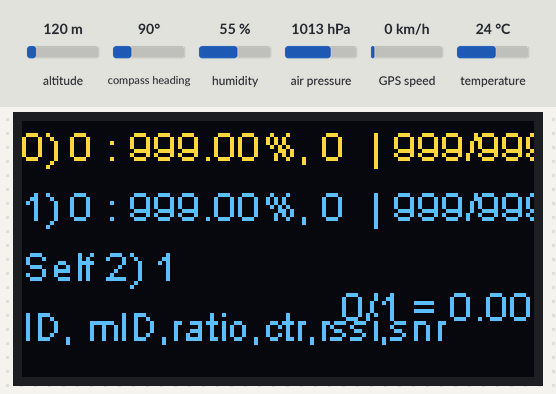
Recording of a sketch running on a simulated ESP8266 (NodeMCU). Shown: 128×64 one-colour display. The test bench sets the inputs (shaded band); at power-on: altitude 120 m, compass heading 90°, humidity 55 %, air pressure 1013 hPa, GPS speed 0 km/h, temperature 24 °C. The OLED is the two-colour kind (top 16 rows yellow); the GPS gets a fix after 3 s at 37.7749, -122.4194 with 8 satellites; the modem accepts every AT command (registered, SIM ready, sends succeed) and sends nothing else; what the sketch prints to the serial monitor is not drawn.

Above: at 14.1 s.
At 28.2 s:
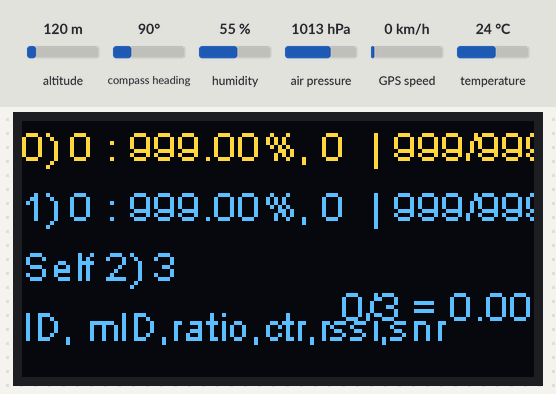
At 42.4 s:
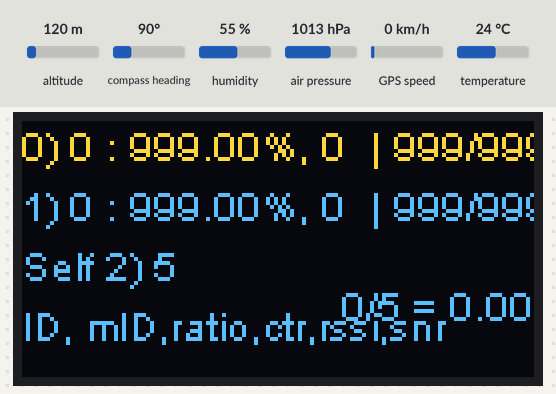
At 70.5 s:
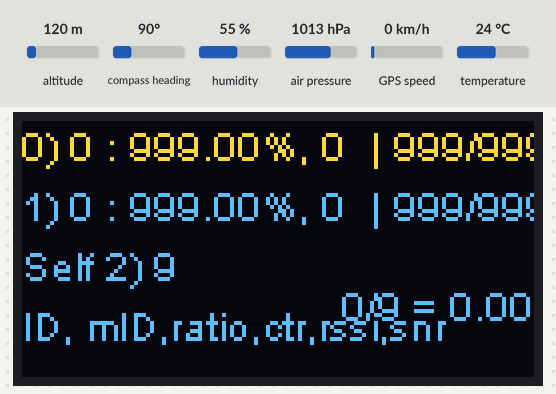
At 98.6 s:
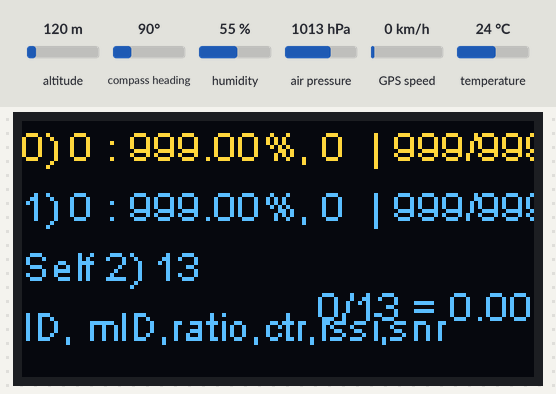
At 126.6 s:
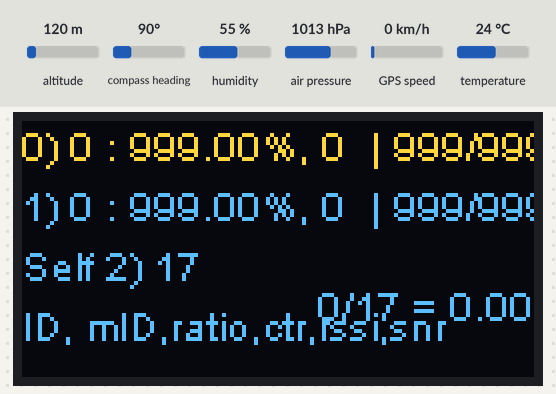

Measured:
- what the display in image 0 shows lasts 7.0 s, from 14.1 s to 21.1 s
- what the display in image 1 shows lasts 7.2 s, from 28.1 s to 35.3 s

The sketch:

combinedCode4.ino
```cpp
/*
make sure to configure gpsEnabled, screenEnabled, bmeEnabled, debugPrints for any device to work as you want
also, don't forget to change the "thisNodeId". Every id has to be unique, starting from 0.
  todo: impliment a hash based off of a Wifi has mac address, load mac to eeprom and identify that way.
        Actual usage doesn't depend on wifi.
*/
#include <Wire.h>
#include <SoftwareSerial.h>

//#define baseStation
//#define intermediaryNode
#define rocket

#define numNodes 3 //TODO when scaling, change this to a hashtable of unique devie id's with each id's data

#ifdef baseStation
  #define screenEnabled
  #define thisNodeId 0
  #define lora_rx 18
  #define lora_tx 19
  #define gps_serial_rx 16
  #define gps_serial_tx 17
  #define readBmeInterval 5000
  #define debugPrints

#endif

#ifdef intermediaryNode
  #define thisNodeId 1
  #define screenEnabled

  #define calcRatio
  #define debugPrints

  #define lora_rx 18
  #define lora_tx 19
  #ifdef bmeEnabled
    #define readBmeInterval 5000
  #endif
  #define checkin_interval 10000
#endif

#ifdef rocket
  #define thisNodeId 2

  #define screenEnabled//won't be on real launch
  #define bmeEnabled
  #define gpsEnabled

  #define calcRatio
  #define debugPrints

  #define lora_rx 18
  #define lora_tx 19
  #define gps_serial_rx 16
  #define gps_serial_tx 17
  #define readBmeInterval 500
  #define checkin_interval 7000
#endif

#ifdef screenEnabled
  #include "SSD1306Wire.h"
#endif


#ifdef calcRatio
  int msgCounter[numNodes];
  float ratio;
#endif

#define START_UP_WAKE_TIME 3000
#define MAX_MESSAGE_ID_LENGTH 1000

#ifdef bmeEnabled
#include <Adafruit_Sensor.h>
#include <Adafruit_BME280.h>
#define SEALEVELPRESSURE_HPA (1013.25)
Adafruit_BME280 bme;
#endif


SoftwareSerial lora(lora_rx,lora_tx);

#ifdef gpsEnabled
#include <TinyGPSPlus.h>
SoftwareSerial gps_serial(gps_serial_rx,gps_serial_tx);
TinyGPSPlus gps;
#endif

#ifdef screenEnabled
SSD1306Wire display(0x3c, SDA, SCL);//default sda is 21 scl 22
#endif

struct message_struct{
  int devId = 0;
  int msgId = 0;

  double longitude = 999;
  double latitude = 999;
  int gps_altitude = 999; //in feet

  double temperature = 999;// celcius
  double pressure = 999; // hectoPascals
  double humidity = 999;//percent water concentration
  int bme_altitude = 999;// in meters

  int rssi = 999;
  int snr = 999;
};

message_struct allNodeData[numNodes];
int totalRecievedMessages = 0;
void setup() {
  // put your setup code here, to run once:
  Serial.begin(9600);
  lora.begin(9600);
  #ifdef gpsEnabled
  gps_serial.begin(9600);
  #endif

  #ifdef calcRatio
    for(int i = 0; i<numNodes;i++){ msgCounter[i] = 0;}
  #endif

  #ifdef screenEnabled
  display.init();
  Serial.println("begun screen");
  #endif

  #ifdef bmeEnabled
  if (!bme.begin(0x76)) {
    Serial.println("Could not find a valid BME280 sensor, check wiring!");
    while (1);
  }
  #endif

  for(int i = 0; i < numNodes;i++){
    allNodeData[i].devId = i;
  }

  lora.readString();
  #ifdef screenEnabled
  display.setTextAlignment(TEXT_ALIGN_LEFT);
  display.flipScreenVertically();
  display.setFont(ArialMT_Plain_10);
  #endif

  Serial.println("hello and welcome to the world");
}

#ifdef bmeEnabled
int readBmeTime = 0;
#endif

#ifdef rocket
  int checkinTime = 0;
#endif
#ifdef intermediaryNode
  int checkinTime = 0;
#endif

#ifdef debugPrints
int lastDebugPrint = 0;
#endif

#ifdef screenEnabled
int lastScreenPrint = 0;
#endif

void loop() {

  if(lora.available()) {
    handleLoraRecieve();
  }
  #ifdef gpsEnabled
  if(gps_serial.available()){
    handleGpsRecieve();
  }
  #endif

  #ifdef bmeEnabled
  if(millis() - readBmeTime >= readBmeInterval){
    readBmeTime = millis();
    updateBmeData();
  }
  #endif


  #ifdef rocket
    if(millis() - checkinTime > checkin_interval){
      handleSend(0,thisNodeId);
      checkinTime = millis();
    }
  #endif
  #ifdef intermediaryNode
    if(millis() - checkinTime > checkin_interval){
      handleSend(0,thisNodeId);
      checkinTime = millis();
    }
  #endif

  #ifdef screenEnabled
    if(millis() - lastScreenPrint > 5000){//only update display on recieve
      printDisplay();
      lastScreenPrint = millis();
    }
  #endif
  #ifdef debugPrints
    if(millis() - lastDebugPrint > 10000){
      printAllData();
      lastDebugPrint = millis();
    }
  #endif

}

#ifdef bmeEnabled
void updateBmeData(){
  allNodeData[thisNodeId].temperature = bme.readTemperature();
  allNodeData[thisNodeId].pressure = bme.readPressure()/100.0F;
  allNodeData[thisNodeId].humidity = bme.readHumidity();
  allNodeData[thisNodeId].bme_altitude = bme.readAltitude(SEALEVELPRESSURE_HPA);
}
#endif
#ifdef gpsEnabled
void handleGpsRecieve(){
  while(gps_serial.available()){
    gps.encode(gps_serial.read());
  }
  allNodeData[thisNodeId].longitude = gps.location.lng();
  allNodeData[thisNodeId].latitude = gps.location.lat();
  allNodeData[thisNodeId].gps_altitude = gps.altitude.feet();
}
#endif

void handleLoraRecieve(){
  String rcvInfo = lora.readStringUntil('S');

  if(rcvInfo.indexOf("ERR") > 0 || rcvInfo.indexOf("OK") > 0){
    Serial.print("recieved unwanted feedback:  ");
    Serial.println(rcvInfo);
    lora.readString();
  }

  else{//good receive but useless data, don't waste time processing
    int devId = lora.readStringUntil('|').toInt();
    if(devId == thisNodeId){
      lora.readString();
    }
    else{//everything nominal
      int msgId = lora.readStringUntil('|').toInt();
      double longitude = lora.readStringUntil('|').toDouble();
      double latitude = lora.readStringUntil('|').toDouble();
      int gps_altitude = lora.readStringUntil('|').toInt();

      double temperature = lora.readStringUntil('|').toDouble();
      double pressure = lora.readStringUntil('|').toDouble();
      double humidity = lora.readStringUntil('|').toDouble();
      int bme_altitude = lora.readStringUntil('E').toInt();

      lora.readStringUntil(',');
      int rssi = lora.readStringUntil(',').toInt();
      int snr = lora.readString().toInt();
      if(lora.available()){
        lora.readString();
      }

      if(msgId > allNodeData[devId].msgId || allNodeData[devId].msgId - msgId >= MAX_MESSAGE_ID_LENGTH/2){//if newer message, rebroadcast and update self information. Otherwise, nothing happens. Note that the sign is > , not >=. If it is equal, a node could be triggered by the rebroadcast of it's own signal.
        totalRecievedMessages ++;

        allNodeData[devId].msgId = msgId;

        allNodeData[devId].longitude =longitude;
        allNodeData[devId].latitude =latitude;
        allNodeData[devId].gps_altitude =gps_altitude;

        allNodeData[devId].temperature =temperature;
        allNodeData[devId].pressure =pressure;
        allNodeData[devId].humidity =humidity;
        allNodeData[devId].bme_altitude =bme_altitude;

        allNodeData[devId].rssi = rssi;
        allNodeData[devId].snr = snr;

        #ifdef screenEnabled
        printDisplay();
        #endif

        #ifdef debugPrints
          printAllData();
        #endif

        #ifdef calcRatio

          msgCounter[devId] = msgCounter[devId] + 1;
          if(msgId !=0){
            ratio =  (float)(msgCounter[devId])/msgId;
          }else{ratio = 999;}
          Serial.print("device id: ");Serial.println(devId);
          Serial.print(" messageCounter[device id]"); Serial.println(msgCounter[devId]);
          Serial.print("message id"); Serial.println(msgId);
          Serial.print("ratio");Serial.println(ratio);
        #endif
        Serial.println("rebroadcasting this message");
        handleSend(0,devId);
      }
    }
  }
}

#ifdef screenEnabled
bool displayToggle = false; //this shows every time display is updated, this changes
void printDisplay(){
  display.setTextAlignment(TEXT_ALIGN_LEFT);
  display.clear();
  for(int i = 0; i< numNodes;i++){

    #ifdef calcRatio

      if(allNodeData[i].msgId > 0){
        ratio = ((float)(msgCounter[i]))/allNodeData[i].msgId;
      }
      else{
        ratio = 999;
      }
      String ratioString = String(ratio) + "%" + ", " + String(msgCounter[i]) + " ";
    #endif

    String textString = "";
    if(i == thisNodeId){
      textString += "Self " + String(allNodeData[i].devId) + ") " + String(allNodeData[i].msgId) + " ";
    }
    else{
      textString += String(allNodeData[i].devId) + ") " + String(allNodeData[i].msgId)+ " : ";
      #ifdef calcRatio
        textString+=ratioString;
      #endif
    }
    if(i != thisNodeId){
      textString += " | " + String(allNodeData[i].rssi) + "/" + String(allNodeData[i].snr);
    }
    display.drawString(0,i*15,textString);
  }
  #ifdef calcRatio
  display.drawString(0,numNodes*15,"ID, mID,ratio,ctr,rssi,snr");
  #endif
  #ifndef calcRatio
  display.drawString(0,numNodes*15,"ID, mID,rssi,snr");
  #endif
  int totalPercievedMessages = 0;
  for(int i = 0; i<numNodes;i++){
    totalPercievedMessages += allNodeData[i].msgId;
  }
  display.setTextAlignment(TEXT_ALIGN_RIGHT);
  display.drawString(128,40,
    String(totalRecievedMessages) + "/" +
    String(totalPercievedMessages) + " = " +
    String(((float)totalRecievedMessages)/totalPercievedMessages)

  );
  display.display();
  lastScreenPrint = millis();
}
#endif

void handleSend(int addr,int nodeId){
  if(nodeId == thisNodeId){

    if(allNodeData[thisNodeId].msgId >= MAX_MESSAGE_ID_LENGTH){
      allNodeData[thisNodeId].msgId = 0;
    }
    allNodeData[thisNodeId].msgId+=1;
  }

  String text =
    "S" + String(allNodeData[nodeId].devId) +
    "|" + String(allNodeData[nodeId].msgId) +
    "|" + String(allNodeData[nodeId].longitude) +
    "|" + String(allNodeData[nodeId].latitude) +
    "|" + String(allNodeData[nodeId].gps_altitude) +
    "|" + String(allNodeData[nodeId].temperature) +
    "|" + String(allNodeData[nodeId].pressure) +
    "|" + String(allNodeData[nodeId].humidity) +
    "|" + String(allNodeData[nodeId].bme_altitude) +
    "E";

  String commandStr = "AT+SEND=" + String(addr) + "," + String(text.length()) + "," + text;
  lora.println(commandStr);
  #ifdef debugPrints
    Serial.print("sent: ");
    Serial.println(commandStr);
  #endif
  printDisplay();

}

#ifdef debugPrints
void printAllData(){
  for(int i = 0; i<numNodes; i++){
    Serial.println("__");
    if(i == thisNodeId){
      Serial.print("(self): ");
    }
    else{
      Serial.print("  devId: ");
    }
    Serial.println(allNodeData[i].devId);
    Serial.print("  MsgId: ");Serial.println(allNodeData[i].msgId);

    Serial.print("long ");Serial.println(allNodeData[i].longitude);
    Serial.print("lat ");Serial.println(allNodeData[i].latitude);
    Serial.print("gps_alt ");Serial.println(allNodeData[i].gps_altitude);

    Serial.print("bme_alt ");Serial.println(allNodeData[i].bme_altitude);
    Serial.print("temp ");Serial.println(allNodeData[i].temperature);
    Serial.print("pres ");Serial.println(allNodeData[i].pressure);
    Serial.print("hum ");Serial.println(allNodeData[i].humidity);

    Serial.print("  Rssi: ");Serial.println(allNodeData[i].rssi);
    Serial.print("  Snr: ");Serial.println(allNodeData[i].snr);
  }
  Serial.println("__");
  lastDebugPrint = millis();
}
#endif
```
